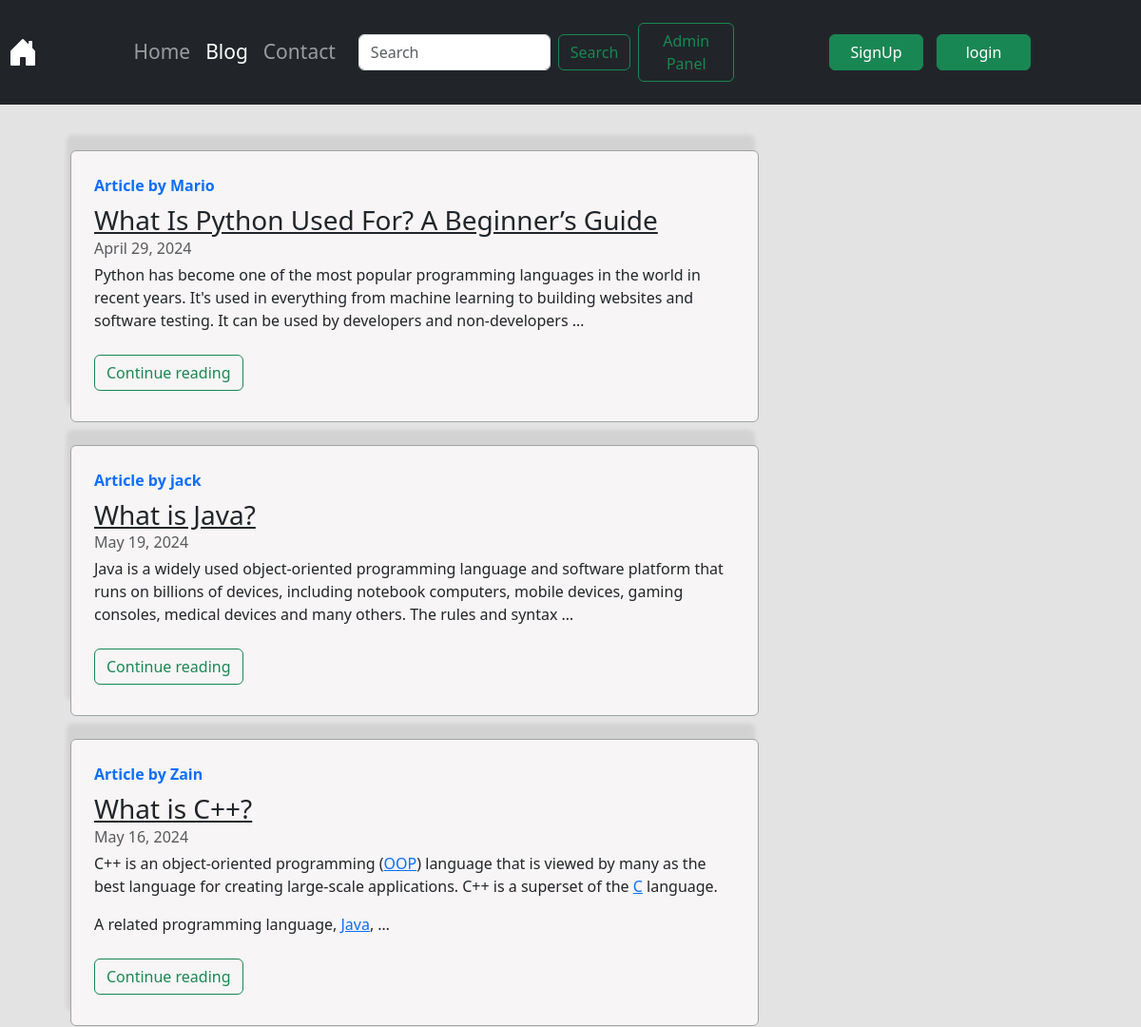
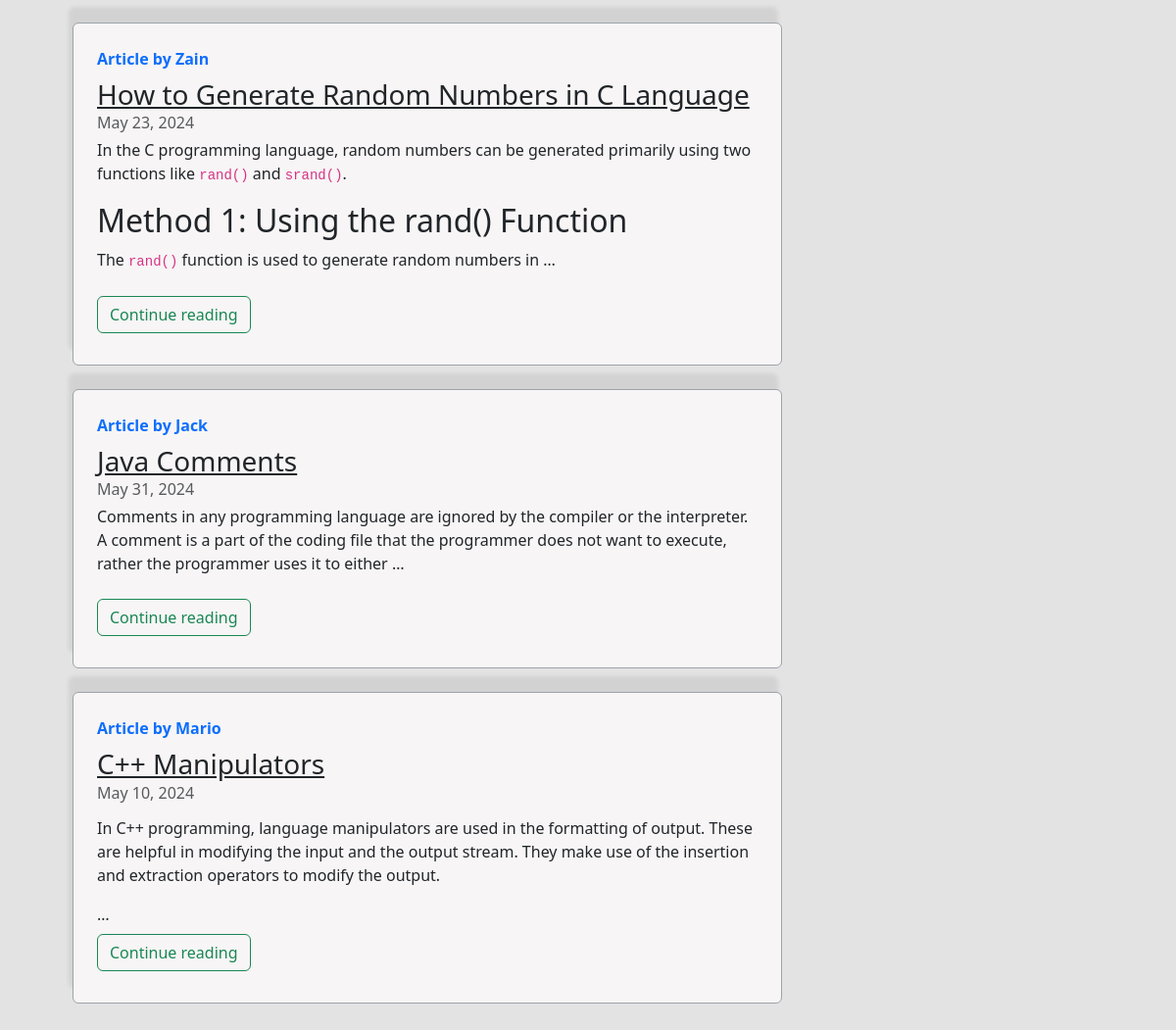
Screenshot of /blog/ with the database file from the repository (2 pictures, top to bottom).
### blog/models.py (models this page shows, shortened)
class Post(models.Model):
    sno=models.AutoField(primary_key=True)
    author=models.CharField(max_length=25)
    title=models.CharField(max_length=225)
    views=models.IntegerField(default=0)
    content=HTMLField()
    slug=models.CharField(max_length=300)
    datetime=models.DateField( blank=True)

### blog/views.py (the view)
# urls.py: path('', views.Blog,name="Blog"),
def Blog(request):
    allpost=Post.objects.all()
    context={"allpost":allpost}
    return render(request,"blog/blog.html",context)

### templates/blog/blog.html (shortened to what this page needs)
{% extends "basic.html" %}
 {% block blogactive %} active {% endblock blogactive %}
 {% load static %}
 {% block css %}
<link rel="stylesheet" href="{% static "blog.css" %}">
{% endblock css %}
 {% block body %}
<div class="container my-5">
  {% for post in allpost %}
  <div class="row no-gutters border rounded overflow-hidden flex-md-row mb-4 shadow-sm h-md-250 my-4 position-relative">
    <div class="col p-4 d-flex flex-column position-static">
      <strong class="d-inline-block mb-2 text-primary">Article by
        {{post.author}}</strong>
      <h3 class="mb-0"> <a class="text-dark" href="/blog/{{post.slug}}">{{post.title}}</a> </h3>
      <div class="mb-1 text-muted">{{post.datetime}}</div>
      <div class="preview"> {{ post.content|safe|truncatewords_html:37 }} </div>
      <div class="my-2"> <a href="/blog/{{post.slug}}" role="button" class="btn btn-outline-success ">Continue reading</a> </div>
    </div>
  </div>
  {% endfor %}
</div>
{% endblock %}

### static/blog.css (style rules this page uses)
.border { border: var(--bs-border-width) var(--bs-border-style) #9ea3a9 !important; }
.row { --bs-gutter-x: -24.5rem; background-color: #f7f5f5; }
.my-5 { margin-right: 209px; margin-left: -134px; }
body { background-color: #e3e3e3; }
.shadow-sm { box-shadow: -4px -1rem 0.25rem rgba(0, 0, 0, 0.075) !important; }

### rows the page displays
Post: author "Mario", title "What Is Python Used For? A Beginner’s Guide", datetime "April 29, 2024", content "Python has become one of the most popular programming languages in the world in recent years. It's used in everything from machine learning to building websites and software testing. It can be used by developers and non-developers …"
Post: author "jack", title "What is Java?", datetime "May 19, 2024", content "Java is a widely used object-oriented programming language and software platform that runs on billions of devices, including notebook computers, mobile devices, gaming consoles, medical devices and many others. The rules and syntax …"
Post: author "Zain", title "What is C++?", datetime "May 16, 2024", content "C++ is an object-oriented programming ( OOP ) language that is viewed by many as the best language for creating large-scale applications. C++ is a superset of the C language. A related programming language, Java , …"
Post: author "Zain", title "How to Generate Random Numbers in C Language", datetime "May 23, 2024", content "In the C programming language, random numbers can be generated primarily using two functions like rand() and srand() . Method 1: Using the rand() Function The rand() function is used to generate random numbers in …"
Post: author "Jack", title "Java Comments", datetime "May 31, 2024", content "Comments in any programming language are ignored by the compiler or the interpreter. A comment is a part of the coding file that the programmer does not want to execute, rather the programmer uses it to either …"
Post: author "Mario", title "C++ Manipulators", datetime "May 10, 2024", content "In C++ programming, language manipulators are used in the formatting of output. These are helpful in modifying the input and the output stream. They make use of the insertion and extraction operators to modify the output. …"
